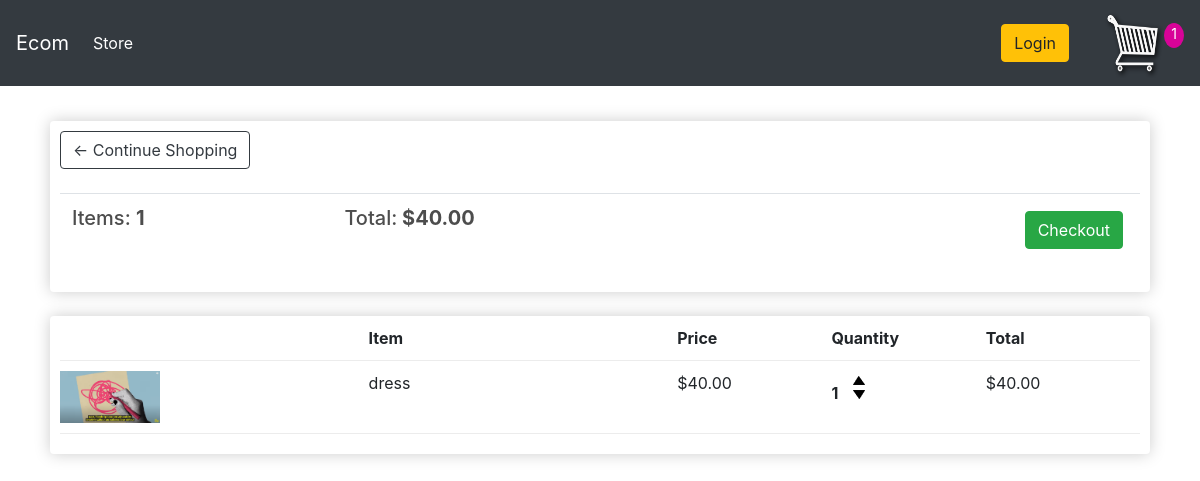
The page /cart/ (signed in) on the database as committed earlier.
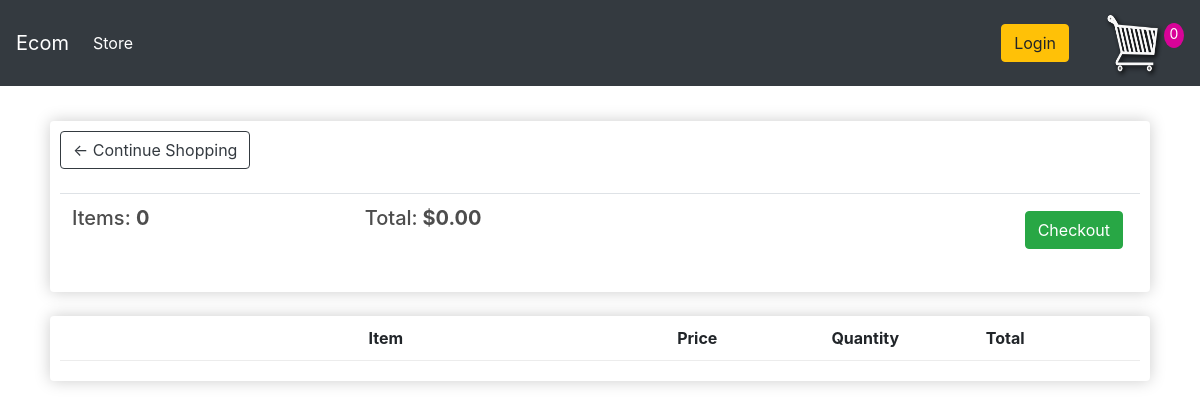
The same page on the database as committed later.
### store/models.py (models this page shows, shortened)
class Order(models.Model):
    customer = models.ForeignKey(
        Customer, on_delete=models.SET_NULL, null=True, blank=True)
    date_ordered = models.DateTimeField(auto_now_add=True)
    completed = models.BooleanField(default=False)
    translation_id = models.CharField(max_length=100, null=True, blank=True)
    @property
    def order_total_price(self):
        return sum([item.total for item in self.orderitem_set.all()])
    @property
    def order_total_qnt(self):
        return sum([item.qnt for item in self.orderitem_set.all()])
    @property
    def count_order_items(self) -> int:
        return len(self.orderitem_set.all())

class OrderItem(models.Model):
    product = models.ForeignKey(
        Product, on_delete=models.SET_NULL, null=True, blank=True)
    order = models.ForeignKey(
        Order, on_delete=models.SET_NULL, null=True, blank=True)
    qnt = models.IntegerField(default=0, null=True, blank=True)
    date_added = models.DateTimeField(auto_now_add=True)
    @property
    def total(self) -> int:
        return self.product.price * self.qnt

class Product(models.Model):
    name = models.CharField(max_length=255, null=True, blank=True)
    price = models.FloatField()
    digital = models.BooleanField(default=False)
    image = models.ImageField(null=True, blank=True)

### store/views.py (the view)
# urls.py: path('cart/', views.cart, name="cart"),
def cart(request):
    if request.user.is_authenticated:
        customer = request.user.customer
        order, created = Order.objects.get_or_create(
            customer=customer, completed=False)
        items = order.orderitem_set.all()
        total_items_count = order.count_order_items
    else: # for not authenticated useres
        items = cookieData(request)['items']
        order = cookieData(request)['order']
        total_items_count = cookieData(request)['total_items_count']
    context = {'items': items,
                'order': order,
                'total_items_count': total_items_count
                }
    return render(request, 'store/cart.html', context)

### store/templates/store/cart.html
{% extends 'store/main.html' %}
{% load static %}
{% block content %}
	<div class="row">
		<div class="col-lg-12">
			<div class="box-element">
				<a  class="btn btn-outline-dark" href="{% url 'store' %}">&#x2190; Continue Shopping</a>
				<br>
				<br>
				<table class="table">
					<tr>
						<th><h5>Items: <strong>{{order.order_total_qnt}}</strong></h5></th>
						<th><h5>Total:<strong> ${{order.order_total_price|floatformat:2}}</strong></h5></th>
						<th>
							<a  style="float:right; margin:5px;" class="btn btn-success" href="{% url 'checkout' %}">Checkout</a>
						</th>
					</tr>
				</table>
			</div>
			<br>
			<div class="box-element">
				<div class="cart-row">
					<div style="flex:2"></div>
					<div style="flex:2"><strong>Item</strong></div>
					<div style="flex:1"><strong>Price</strong></div>
					<div style="flex:1"><strong>Quantity</strong></div>
					<div style="flex:1"><strong>Total</strong></div>
				</div>
				{% for item in items %}
                    <div class="cart-row">
                        <div style="flex:2"><img class="row-image" src="../images/{{item.product.image}}"></div>
                        <div style="flex:2"><p>{{item.product.name}}</p></div>
                        <div style="flex:1"><p>${{item.product.price|floatformat:2}}</p></div>
                        <div style="flex:1">
                            <p class="quantity">{{item.qnt}}</p>
                            <div class="quantity">
                                <img data-product_id="{{item.product.id}}" data-action="add" class="chg-quantity update-cart" src="{% static  'images/arrow-up.png' %}">
                                <img data-product_id="{{item.product.id}}" data-action="remove" class="chg-quantity update-cart" src="{% static  'images/arrow-down.png' %}">
                            </div>
                        </div>
					<div style="flex:1"><p>${{item.total|floatformat:2}}</p></div>
				</div>
				{% endfor %}
			</div>
		</div>
	</div>
{% endblock content %}

### store/templates/store/main.html (shortened to what this page needs)
{% load static %}
<!DOCTYPE html>
<html lang="en">
<head>
    <link rel="stylesheet" type="text/css" href="{% static 'css/main.css' %}" />
        <link
        rel="stylesheet"
        href="https://stackpath.bootstrapcdn.com/bootstrap/4.4.1/css/bootstrap.min.css"
        />
</head>
<body>
    <nav class="navbar navbar-expand-lg navbar-dark bg-dark">
        <a class="navbar-brand" href="{% url 'store' %}">Ecom</a>
        <div class="collapse navbar-collapse" id="navbarSupportedContent">
            <ul class="navbar-nav mr-auto">
            <li class="nav-item active">
                <a class="nav-link" href="{% url 'store' %}">Store <span class="sr-only">(current)</span></a>
            </li>
            </ul>
            <div class="form-inline my-2 my-lg-0">
                <a id="login-b" href="#"class="btn btn-warning">Login</a>
                <a href="{% url 'cart' %}">
                    <img  height="70" width="60" id="cart-icon" src="{% static 'images/cart.png' %}">
                </a>
                <p id="cart-total">
                    {{total_items_count}}
                </p>
            </div>
        </div>
    </nav>
    <div>{% block content %} {% endblock content %}</div>
    </body>
</html>

### static/css/main.css (style rules this page uses)
#login-b { margin-right: 20px; }
#cart-icon { display: inline-block; margin-left: 15px; }
#cart-total { display: block; text-align: center; color:#fff; background-color: rgb(216, 3, 152); width: 20px; height: 25px; border-radius: 50%; font-size: 14px; }
.row { padding-top: 25px; padding-left:50px; padding-right: 50px; }
body { background-color: hsl(0, 0%, 98%); }
h1,h2,h3,h4,h5,h6 { color:hsl(0, 0%, 30%); }
.box-element { box-shadow:hsl(0, 0%, 80%) 0 0 16px; background-color: #fff; border-radius: 4px; padding: 10px; }
.bg-dark { background-color: #4f868c!important; }
.col-lg-4, .col-lg-6, .col-lg-8, .col-lg-12 { margin-top: 10px; }
.btn { border-radius: 0; }
.cart-row { display: flex; align-items: flex-stretch; padding-bottom: 10px; margin-bottom: 10px; border-bottom: 1px solid #ececec; }

Rows that differ between the two databases and show on the page:
removed Order: order_total_qnt "1", order_total_price "40.00"
no longer on this page (row edited): OrderItem: product.image (picture), product.name "dress", product.price "40.00", qnt "1", total "40.00"
added Order: order_total_qnt "0", order_total_price "0.00"
Other text that changed with them:
{{ total_items_count }}: "1" → "0"
